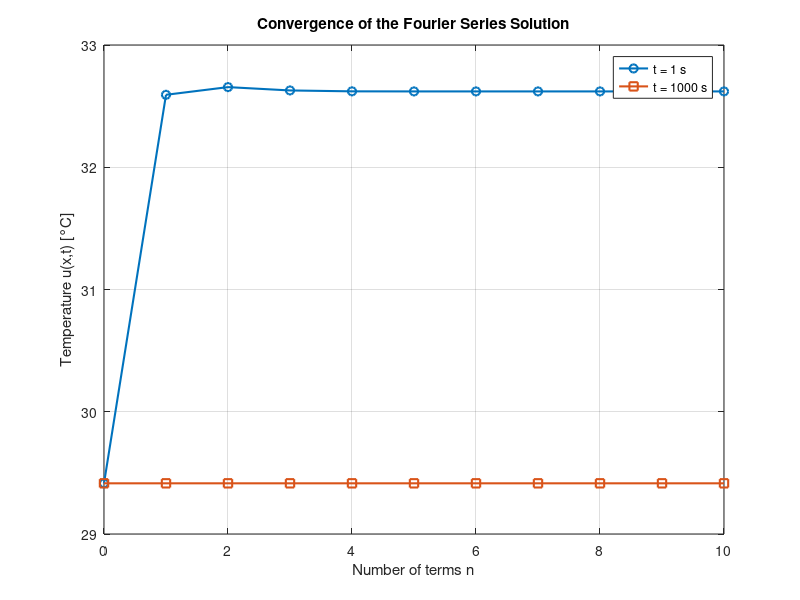

This figure's MATLAB source:
% Davyn Timbang
% 10/10/25
% ASEN 3802

clc;
clear;
close all;


% Constants
H = 91.09;            % W/m^2 or as given
T0 = 17.04;           % °C
x = 13.585 / 100;    % convert cm to m
alpha = 130/(2810*960);      % m^2/s (Aluminum 7075-T651)
L = 0.05;             % rod length [m] (adjust if known)

% Define lambda_n and b_n
n_max = 10;
n = 1:n_max;
lambda_n = (2*n - 1) * pi / (2*L);

% Compute b_n using the analytical solution to the integral:
% ∫ x sin(λx) dx = (sin(λL) - λL*cos(λL)) / λ^2
b_n = - (2*H./L) .* ((sin(lambda_n*L) - lambda_n*L.*cos(lambda_n*L)) ./ (lambda_n.^2));

% Define time values
t_values = [1, 1000]; % seconds

% Preallocate
u_t = zeros(length(t_values), 1);

% Compute temperature for each time
for i = 1:length(t_values)
    t = t_values(i);
    sum_term = sum(b_n .* sin(lambda_n * x) .* exp(-lambda_n.^2 * alpha * t));
    u_t(i) = T0 + H*x + sum_term;
end

% Display results
fprintf('Temperature at x = %.3f m\n', x);
fprintf('At t = 1 s:    u = %.3f °C\n', u_t(1));
fprintf('At t = 1000 s: u = %.3f °C\n', u_t(2));

% Convergence plot: u(x,t) vs n
n_series = 0:10;
u_converge_1 = zeros(size(n_series));
u_converge_1000 = zeros(size(n_series));

for k = 0:10
    if k == 0
        u_converge_1(k+1) = T0 + H*x;
        u_converge_1000(k+1) = T0 + H*x;
    else
        partial_sum_1 = sum(b_n(1:k) .* sin(lambda_n(1:k) * x) .* exp(-lambda_n(1:k).^2 * alpha * 1));
        partial_sum_1000 = sum(b_n(1:k) .* sin(lambda_n(1:k) * x) .* exp(-lambda_n(1:k).^2 * alpha * 1000));
        u_converge_1(k+1) = T0 + H*x + partial_sum_1;
        u_converge_1000(k+1) = T0 + H*x + partial_sum_1000;
    end
end

% Plot results
figure;
plot(n_series, u_converge_1, 'o-', 'LineWidth', 1.5);
hold on;
plot(n_series, u_converge_1000, 's-', 'LineWidth', 1.5);
xlabel('Number of terms n');
ylabel('Temperature u(x,t) [°C]');
title('Convergence of the Fourier Series Solution');
legend('t = 1 s', 't = 1000 s', 'Location', 'best');
grid on;